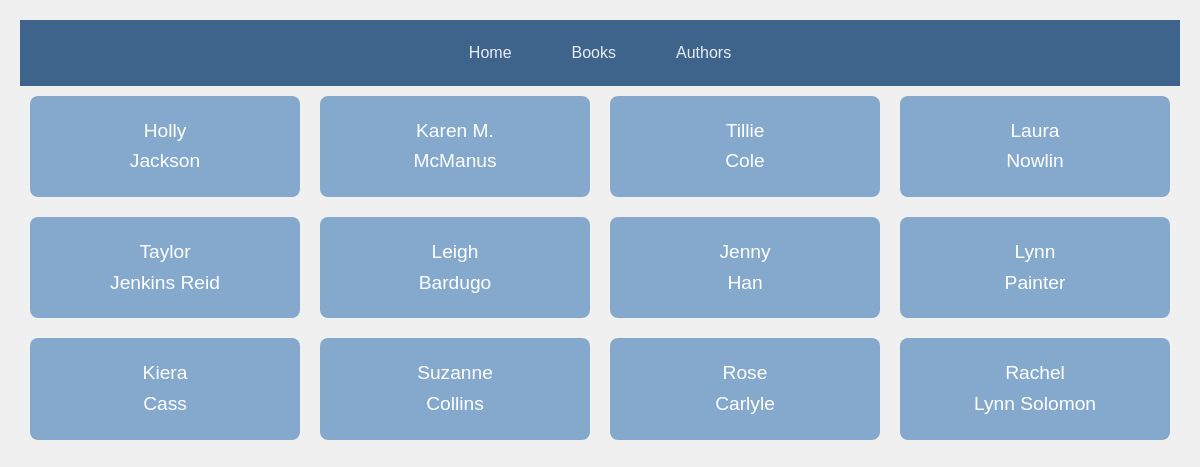
The app's page /authors with its own data.
### tables this page shows
CREATE TABLE authors (author_id INTEGER PRIMARY KEY ASC AUTOINCREMENT, first_name TEXT, last_name TEXT);

### main.py (the view)
@app.route('/authors')
def render_authors():
    query = "SELECT * FROM authors"
    con = create_connection(DATABASE)
    cur = con.cursor()
    cur.execute(query)
    author_list = cur.fetchall()
    con.close()
    print(author_list)
    return render_template('authors.html', authors=author_list)

### main.py (called while the page is built)
def create_connection(db_file):
    try:
        connection = sqlite3.connect(db_file)
        return connection
    except Error as e:
        print(e)
        return None

### templates/authors.html
<!DOCTYPE html>
<html>
    <head>
      <link rel="stylesheet" href="static/css/style.css">
    </head>
    <nav class="navbar">
          <ul class="nav-list">
            <li class="nav-item"><a href="/" class="nav-link">Home</a></li>
            <li class="nav-item"><a href="/books" class="nav-link">Books</a></li>
            <li class="nav-item"><a href="/authors" class="nav-link">Authors</a></li>
          </ul>
      </nav>
    <body>
        <article>
            {% for author in authors %}
            <div>
                {% for item in author[1:] %}
                    <p>{{ item }}</p>
                {% endfor %}
            </div>
            {% endfor %}
        </article>
    </body>
</html>

### static/css/style.css (style rules this page uses)
* { margin: 0; padding: 0; box-sizing: border-box; }
body { font-family: Arial, sans-serif; }
.navbar { background-color: #3F648C; padding: 10px 0; }
.nav-list { list-style: none; display: flex; justify-content: center; }
.nav-item { margin: 0 15px; }
.nav-link { color: #E6EEF2; text-decoration: none; padding: 10px 15px; display: block; transition: background-color 0.3s ease; }
body { font-family: Arial, sans-serif; line-height: 1.6; background-color: #f0f0f0; color: #333; padding: 20px; }
article { display: flex; flex-wrap: wrap; gap: 20px; width: 100%; padding: 10px; }
div { flex: 1 1 calc(25% - 20px); background-color: #84A9CD; color: white; padding: 20px; text-align: center; border-radius: 8px; font-size: 1.2rem; }

### records on screen
authors: first_name "Holly", last_name "Jackson"
authors: first_name "Karen M.", last_name "McManus"
authors: first_name "Tillie", last_name "Cole"
authors: first_name "Laura", last_name "Nowlin"
authors: first_name "Taylor", last_name "Jenkins Reid"
authors: first_name "Leigh", last_name "Bardugo"
authors: first_name "Jenny", last_name "Han"
authors: first_name "Lynn", last_name "Painter"
authors: first_name "Kiera", last_name "Cass"
authors: first_name "Suzanne", last_name "Collins"
authors: first_name "Rose", last_name "Carlyle"
authors: first_name "Rachel", last_name "Lynn Solomon"
